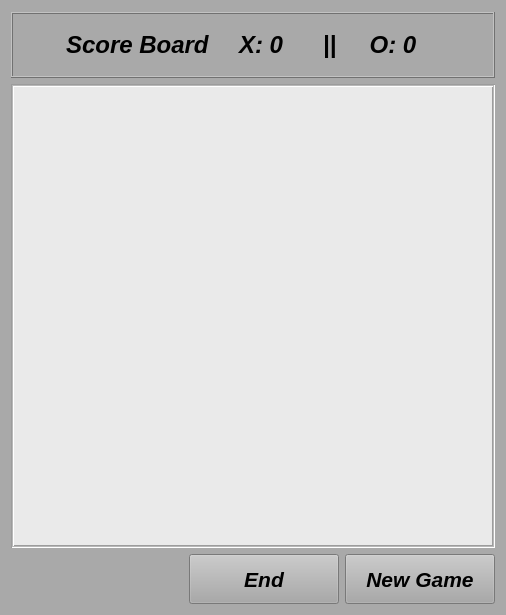
<?xml version="1.0" encoding="UTF-8"?>
<ui version="4.0">
 <class>MainWindow</class>
 <widget class="QMainWindow" name="MainWindow">
  <property name="geometry">
   <rect>
    <x>0</x>
    <y>0</y>
    <width>506</width>
    <height>615</height>
   </rect>
  </property>
  <property name="font">
   <font>
    <pointsize>13</pointsize>
    <italic>false</italic>
    <bold>false</bold>
    <underline>false</underline>
    <strikeout>false</strikeout>
   </font>
  </property>
  <property name="windowTitle">
   <string>Tic Tac Toe</string>
  </property>
  <property name="styleSheet">
   <string notr="true">border-color: rgb(0, 0, 251);
background-color: rgb(169, 169, 169);</string>
  </property>
  <property name="tabShape">
   <enum>QTabWidget::Rounded</enum>
  </property>
  <widget class="QWidget" name="centralWidget">
   <layout class="QVBoxLayout" name="verticalLayout">
    <property name="spacing">
     <number>6</number>
    </property>
    <property name="topMargin">
     <number>12</number>
    </property>
    <item>
     <widget class="QFrame" name="frame">
      <property name="autoFillBackground">
       <bool>false</bool>
      </property>
      <property name="frameShape">
       <enum>QFrame::Box</enum>
      </property>
      <property name="frameShadow">
       <enum>QFrame::Raised</enum>
      </property>
      <property name="lineWidth">
       <number>1</number>
      </property>
      <property name="midLineWidth">
       <number>0</number>
      </property>
      <layout class="QHBoxLayout" name="horizontalLayout_3">
       <property name="spacing">
        <number>6</number>
       </property>
       <item>
        <spacer name="horizontalSpacer_2">
         <property name="orientation">
          <enum>Qt::Horizontal</enum>
         </property>
         <property name="sizeHint" stdset="0">
          <size>
           <width>40</width>
           <height>20</height>
          </size>
         </property>
        </spacer>
       </item>
       <item>
        <widget class="QLabel" name="label">
         <property name="font">
          <font>
           <pointsize>18</pointsize>
           <italic>true</italic>
           <bold>true</bold>
          </font>
         </property>
         <property name="text">
          <string>Score Board</string>
         </property>
        </widget>
       </item>
       <item>
        <widget class="QLineEdit" name="gameScore">
         <property name="sizePolicy">
          <sizepolicy hsizetype="Fixed" vsizetype="Fixed">
           <horstretch>0</horstretch>
           <verstretch>0</verstretch>
          </sizepolicy>
         </property>
         <property name="minimumSize">
          <size>
           <width>200</width>
           <height>40</height>
          </size>
         </property>
         <property name="font">
          <font>
           <pointsize>18</pointsize>
           <italic>true</italic>
           <bold>true</bold>
          </font>
         </property>
         <property name="autoFillBackground">
          <bool>false</bool>
         </property>
         <property name="styleSheet">
          <string notr="true"/>
         </property>
         <property name="text">
          <string>X: 0      ||     O: 0</string>
         </property>
         <property name="frame">
          <bool>false</bool>
         </property>
         <property name="alignment">
          <set>Qt::AlignCenter</set>
         </property>
         <property name="readOnly">
          <bool>true</bool>
         </property>
        </widget>
       </item>
       <item>
        <spacer name="horizontalSpacer_3">
         <property name="orientation">
          <enum>Qt::Horizontal</enum>
         </property>
         <property name="sizeHint" stdset="0">
          <size>
           <width>40</width>
           <height>20</height>
          </size>
         </property>
        </spacer>
       </item>
      </layout>
     </widget>
    </item>
    <item>
     <widget class="QTableWidget" name="gameBoard">
      <property name="font">
       <font>
        <pointsize>140</pointsize>
        <italic>true</italic>
        <bold>true</bold>
       </font>
      </property>
      <property name="autoFillBackground">
       <bool>true</bool>
      </property>
      <property name="styleSheet">
       <string notr="true">background-color: rgb(234, 234, 234);
selection-color: rgb(0, 0, 0);
selection-background-color: rgb(0, 150, 255);</string>
      </property>
      <property name="frameShape">
       <enum>QFrame::Box</enum>
      </property>
      <property name="lineWidth">
       <number>1</number>
      </property>
      <property name="midLineWidth">
       <number>1</number>
      </property>
      <property name="selectionMode">
       <enum>QAbstractItemView::SingleSelection</enum>
      </property>
      <property name="gridStyle">
       <enum>Qt::DashDotLine</enum>
      </property>
      <property name="rowCount">
       <number>0</number>
      </property>
     </widget>
    </item>
    <item>
     <layout class="QHBoxLayout" name="horizontalLayout">
      <property name="spacing">
       <number>6</number>
      </property>
      <item>
       <spacer name="horizontalSpacer">
        <property name="orientation">
         <enum>Qt::Horizontal</enum>
        </property>
        <property name="sizeHint" stdset="0">
         <size>
          <width>40</width>
          <height>20</height>
         </size>
        </property>
       </spacer>
      </item>
      <item>
       <widget class="QPushButton" name="exitGame">
        <property name="sizePolicy">
         <sizepolicy hsizetype="Expanding" vsizetype="Fixed">
          <horstretch>0</horstretch>
          <verstretch>0</verstretch>
         </sizepolicy>
        </property>
        <property name="minimumSize">
         <size>
          <width>150</width>
          <height>50</height>
         </size>
        </property>
        <property name="maximumSize">
         <size>
          <width>150</width>
          <height>50</height>
         </size>
        </property>
        <property name="font">
         <font>
          <pointsize>16</pointsize>
          <italic>true</italic>
          <bold>true</bold>
         </font>
        </property>
        <property name="text">
         <string>End</string>
        </property>
        <property name="flat">
         <bool>false</bool>
        </property>
       </widget>
      </item>
      <item>
       <widget class="QPushButton" name="newGame">
        <property name="sizePolicy">
         <sizepolicy hsizetype="Expanding" vsizetype="Fixed">
          <horstretch>0</horstretch>
          <verstretch>0</verstretch>
         </sizepolicy>
        </property>
        <property name="minimumSize">
         <size>
          <width>150</width>
          <height>50</height>
         </size>
        </property>
        <property name="maximumSize">
         <size>
          <width>150</width>
          <height>50</height>
         </size>
        </property>
        <property name="font">
         <font>
          <pointsize>16</pointsize>
          <italic>true</italic>
          <bold>true</bold>
         </font>
        </property>
        <property name="text">
         <string>New Game</string>
        </property>
        <property name="flat">
         <bool>false</bool>
        </property>
       </widget>
      </item>
     </layout>
    </item>
   </layout>
  </widget>
 </widget>
 <layoutdefault spacing="6" margin="11"/>
 <resources/>
 <connections/>
</ui>
